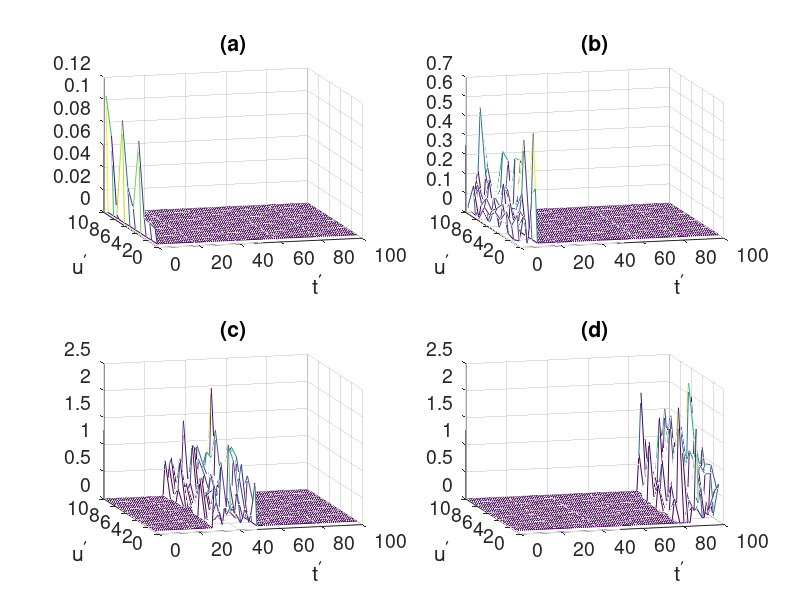

MATLAB code for this plot: (Note: this script raises an error after producing the figure.)
%% Spatial-time precoding
clear all;
close all;

Nu = 10; % users
T = 100; % time length
taps_max = 20;
taps_min = 10;
NT = 1; 
% data = zeros(Nu, T-taps_max); %data

Taps = randi([taps_min,taps_max],Nu,T);

data = -3 + 2*randi([0,3],Nu,T); %data serie

SNRdB = 10;

sigma2 = NT*0.5*10^(-SNRdB/10); sigma = sqrt(sigma2);

%% NS channel generate
Hst = zeros(Nu,T, Nu, T);
stat = zeros(Nu*T,T);
for u1 = 1:Nu
   for t1 = 1:T
       for u2 = 1:Nu
          for t2 = 1:T
             taps = Taps(u2,t1);
             if t2 > t1 || t2 < t1 - taps
                continue
             end
              vi = sqrt(t2/T)*rand();
              ei = sqrt(t2/T)*rand();
              Hst(u1,t1,u2,t2) = ei + vi*randn();
          end
       end 
       vj = sqrt(t1/T)*randn();
       ej = sqrt(t1/T)*randn();
   end 
end 

% Hst = Hst + 0.01*randn(Nu,T, Nu, T);


%% plot Hst
plt_Hst = squeeze(Hst(1,100,:,:));

sub_Hst1 = squeeze(Hst(1,1,:,:));
sub_Hst2 = squeeze(Hst(1,10,:,:));
sub_Hst3 = squeeze(Hst(1,50,:,:));
sub_Hst4 = squeeze(Hst(1,100,:,:));

figure
subplot(2,2,1)
mesh(((abs(sub_Hst1))));
xlabel('t^\prime');
xlabh = get(gca,'XLabel');
ylabel('u^\prime');
ylabh = get(gca,'YLabel');
title('(a)','fontsize',14,'fontweight','b');
set(gca,'fontsize',14)
view(-15,15);
subplot(2,2,2)
mesh(((abs(sub_Hst2))));
xlabel('t^\prime');
xlabh = get(gca,'XLabel');
ylabel('u^\prime');
ylabh = get(gca,'YLabel');
title('(b)','fontsize',14,'fontweight','b');
set(gca,'fontsize',14)
view(-15,15);
subplot(2,2,3)
mesh(((abs(sub_Hst3))));
xlabel('t^\prime');
xlabh = get(gca,'XLabel');
ylabel('u^\prime');
ylabh = get(gca,'YLabel');
title('(c)','fontsize',14,'fontweight','b');
set(gca,'fontsize',14)
view(-15,15);
subplot(2,2,4)
mesh(((abs(sub_Hst4))));
xlabel('t^\prime');
xlabh = get(gca,'XLabel');
ylabel('u^\prime');
ylabh = get(gca,'YLabel');
title('(d)','fontsize',14,'fontweight','b');
% title('Time-varying response of user1','fontsize',14,'fontweight','b');
set(gca,'fontsize',14)
view(-15,15);
[h, wd, ht] = tightfig();
print -opengl -dpdf -r600 Hst_1_10_50_100.pdf

figure
plt_Ht = squeeze(Hst(1,:,1,:));
mesh((abs(plt_Ht')));
xlabel('t');
xlabh = get(gca,'XLabel');
ylabel('t^\prime');
ylabh = get(gca,'YLabel');
set(gca,'fontsize',30)
[h, wd, ht] = tightfig();
print -opengl -dpdf -r600 Ht_1.pdf

figure
plt_Hs = squeeze(Hst(:,1,:,1));
mesh((abs(plt_Hs)));
xlabel('u^\prime');
xlabh = get(gca,'XLabel');
ylabel('u');
ylabh = get(gca,'YLabel');
set(gca,'fontsize',30)

[h, wd, ht] = tightfig();
print -opengl -dpdf -r600 Hs_1.pdf

%% Boxplot
stat = zeros(Nu, T);
for i = 1:Nu
   for j = 1:T
      stat(i,j) = Hst(i,j,i,j);
   end
end

figure
boxplot(stat);
hold on
xlabel('t');
ylabel('Mean channel gain');
xtics=[1:10:T];
xticlab={'0' '10' '20' '30' '40' '50' '60' '70' '80' '90' '100'};
set(gca,'XTick',xtics,'XTickLabel',xticlab,'fontsize',30)

[h, wd, ht] = tightfig();
print -opengl -dpdf -r600 boxplot.pdf

%% GMT

K = reshape(Hst, T*Nu, T*Nu);
[U,temp_sig,V] = svd(K);

DS = diag(temp_sig);
Sig = [];
N = 0;
for i = 1:length(DS)
   if DS(i) < 0.01 
      N = i-1; % N most contributed eigenfunctions
      break;
   end
   N;
   Sig(i) = DS(i);
end 

%% construct X(t)
s = reshape(data,Nu*T,1);
xn = zeros(Nu*T,1);
X = zeros(Nu*T,1);

for i = 1:N
   xn = dot(s, U(:,i))/Sig(i);
   X = X + xn*V(:,i);
end


%%  receive Rx

Tx = reshape(X, Nu, T);
Rx = zeros(Nu, T);
for i = 1:Nu
   for j = 1:T
      Rx(i,j) = sum(sum(squeeze(Hst(i,j,:,:)) .* Tx)) + sigma*randn();
   end
end 

%% plot

plt_X = Tx;
plt_r = Rx;
plt_s = data;

figure;
subplot(2,1,1)
[x1,y1] = meshgrid(1:size(plt_X,1), 1:size(plt_X,2));  % T is your table
plot3(x1,y1,plt_X);
grid on;
xlabel('u');
ylabel('t');
view(-15,50);
title('Transmit signal X(u,t)');
set(gca,'fontsize',20)

subplot(2,1,2)
[x2,y2] = meshgrid(1:size(plt_s,1), 1:size(plt_s,2));  % T is your table
plot3(x2,y2,plt_s,'--','color',[0 0.4470 0.7410]);
hold on;
plot3(x2,y2,plt_r,'.-','color',[0.8500 0.3250 0.0980]);
grid on;
xlabel('u');
ylabel('t');
view(-55,82);
title('Data signal s(u,t) and receive signal r(u,t)');
set(gca,'fontsize',20)

figure
for i = 1:Nu
   subplot(Nu,1,i)
   plot([1:T], plt_s(i,:),'--');
   hold on;
   plot([1:T], plt_r(i,:),'.-');
   xlabel("u_"+"{"+i+"}");
   axis([1 T -5 5])
end

% estimate/division
ne1 = zeros(Nu,1);
ne2 = zeros(Nu,1);

for i = 1:Nu
   hat_r1 = round(plt_r(i,:));
   hat_r2 = round(plt_r(i,taps_max+1:end));
   hat_r1(find(hat_r1 < -3)) = -3;
   hat_r1(find(hat_r1 > 3)) = 3;
   hat_r2(find(hat_r2 < -3)) = -3;
   hat_r2(find(hat_r2 > 3)) = 3;
   ne1(i) = length(find(squeeze(plt_s(i,1:end)) - hat_r1(1:end)));
   ne2(i) = length(find(squeeze(plt_s(i,taps_max+1:end)) - hat_r2(1:end)));
end

BER1 = sum(ne1)/(Nu*T)
BER2 = sum(ne2)/(Nu*(T - taps_max))


%%
phi_1 = reshape(U(:,1),Nu,T);
phi_2 = reshape(U(:,2),Nu,T);
phi_3 = reshape(U(:,3),Nu,T);

psi_1 = reshape(V(:,1),Nu,T);
psi_2 = reshape(V(:,2),Nu,T);
psi_3 = reshape(V(:,3),Nu,T);
figure;
subplot(2,2,1)
mesh(phi_1);
grid on;
xlabel('u^\prime');
ylabel('t^\prime');
view(-15,50);
set(gca,'fontsize',20)
title('\phi_1 (u^\prime,t^\prime)');
subplot(2,2,2)
mesh(phi_2);
grid on;
xlabel('u^\prime');
ylabel('t^\prime');
view(-15,50);
title('\phi_2 (u^\prime,t^\prime)');
set(gca,'fontsize',20)
subplot(2,2,3)
mesh(psi_1);
grid on;
xlabel('u');
ylabel('t');
view(-15,50);
set(gca,'fontsize',20)
title('\psi_1 (u,t)');
subplot(2,2,4)
mesh(psi_2);
grid on;
xlabel('u');
ylabel('t');
title('\psi_2 (u,t)');
view(-15,50);
set(gca,'fontsize',20)

print -opengl -dpdf -r600 Eigenfunctions.pdf